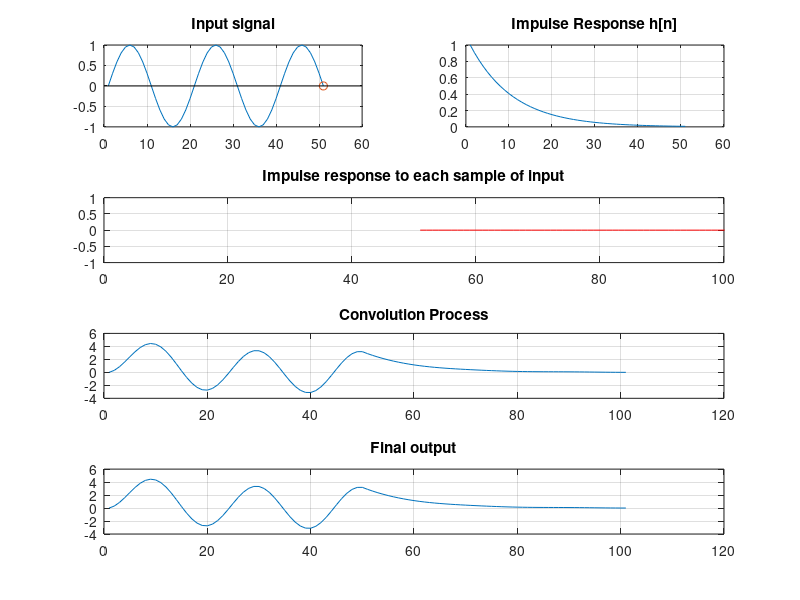

Write the MATLAB code that produced this figure.


clear all;
close all;

n1=0:50;
h = (exp(-0.1*(n1)));
x = sin(2*pi*n1/20);
y = zeros([1 2*length(n1)-1]);

ind=1;


for k=1:length(x)
    
    subplot(422);
    plot(h);title('Impulse Response h[n]');grid on;
    
    subplot(421);
    plot(x);hold on;title('Input signal');
    stem(k, x(k), 'Color', 'r');hold off;grid on;
    
    
    subplot(412);
    plot((n1+k), x(k).*h, 'Color', 'r');axis([0 (2*length(n1)-2) -1 1]);title('Impulse response to each sample of input');
    grid on;
    
    h1 = [zeros([1 k-1]) h zeros([1 length(y)-length(h)-(k-1)]) ];
    y = y + x(k).*h1
    
    subplot(413);
    plot(y);title('Convolution Process');grid on;
    
    subplot(414);
    plot(conv(x, h));title('Final output');grid on;
    pause(0.1);
%     movieVector(ind) = getframe(1);
%     ind=ind+1;
end;

% myWriter = VideoWriter('ConvolutionProcess1', 'MPEG-4');
% myWriter.FrameRate = 5;
% open(myWriter);
% writeVideo(myWriter, movieVector);
% close(myWriter);